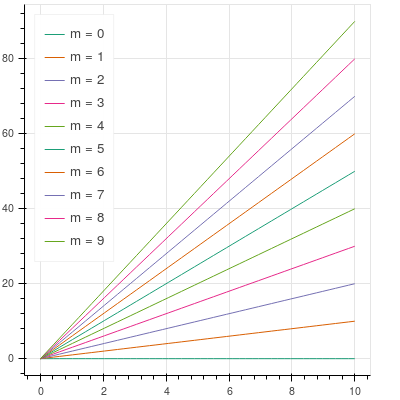

Python code for this plot:

import numpy as np
from bokeh.plotting import figure, output_file, show

# select a palette
from bokeh.palettes import Dark2_5 as palette
# itertools handles the cycling
import itertools

output_file('bokeh_cycle_colors.html')

p = figure(width=400, height=400)
x = np.linspace(0, 10)

# create a color iterator
colors = itertools.cycle(palette)

for m, color in itertools.izip(xrange(10), colors):
    y = m * x
    p.line(x, y, legend='m = {}'.format(m), color=color)

p.legend.location='top_left'
show(p)
